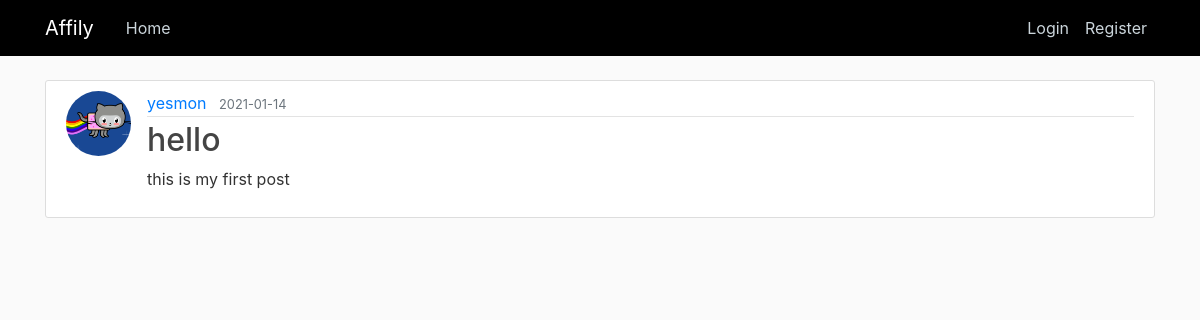
The app's page /post/4 with its own data.
### affily/models.py (models this page shows, shortened)
class User(db.Model, UserMixin):
    id = db.Column(db.Integer, primary_key=True)
    username = db.Column(db.String(20), unique=True, nullable=False)
    email = db.Column(db.String(120), unique=True, nullable=False)
    image_file = db.Column(db.String(20), nullable=False, default='default.jpg')
    password = db.Column(db.String(60), nullable=False)
    posts = db.relationship('Post', backref='author', lazy=True)

class Post(db.Model):
    id = db.Column(db.Integer, primary_key=True)
    title = db.Column(db.String(100), nullable=False)
    date_posted = db.Column(db.DateTime, nullable=False, default=datetime.utcnow)
    content = db.Column(db.Text, nullable=False)
    user_id = db.Column(db.Integer, db.ForeignKey('user.id'), nullable=False)

### affily/routes.py (the view)
@app.route("/post/<int:post_id>")
def post(post_id):
    post = Post.query.get_or_404(post_id)
    return render_template('post.html', title=post.title, post=post)

### affily/templates/post.html (shortened to what this page needs)
{% extends "layout.html" %} {% block content %}
<article class="media content-section">
    <img class="rounded-circle article-img" src="{{ url_for('static', filename='img/' + post.author.image_file) }}" alt="">
    <div class="media-body">
        <div class="article-metadata">
            <a class="mr-2" href="#">{{ post.author.username }}</a>
            <small class="text-muted">{{ post.date_posted.strftime('%Y-%m-%d') }}</small>
        </div>
        <h2 class="article-title">{{ post.title }}</h2>
        <p class="article-content">{{ post.content }}</p>
    </div>
</article>
{% endblock content %}

### affily/static/main.css (style rules this page uses)
body { background: #fafafa; color: #333333; margin-top: 5rem; }
h1, h2, h3, h4, h5, h6 { color: #444444; }
.content-section { background: #ffffff; padding: 10px 20px; border: 1px solid #dddddd; border-radius: 3px; margin-bottom: 20px; }
.article-title { color: #444444; }
.article-content { white-space: pre-line; }
.article-img { height: 65px; width: 65px; margin-right: 16px; }
.article-metadata { padding-bottom: 1px; margin-bottom: 4px; border-bottom: 1px solid #e3e3e3 }

### records on screen
User: image_file (picture), author.username "yesmon"
Post: date_posted "2021-01-14", title "hello", content "this is my first post"
